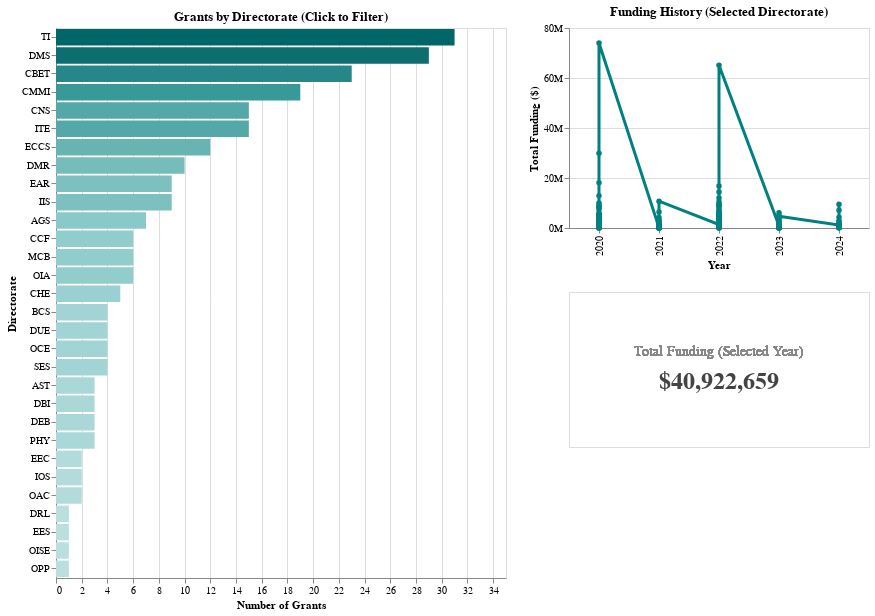

Notebook source saved alongside this figure:
### Code cell
import altair as alt
import pandas as pd

# 0. SETUP
alt.data_transformers.enable("default")

# 1. DATA PREPARATION
q2_df = (
    df_grants.groupby(["directorate", "year"])
    .agg(grants_count=("award_id", "count"), total_amount=("award_amount", "sum"))
    .reset_index()
)

# 2. CREATE SELECTIONS
min_year = int(q2_df["year"].min())
max_year = int(q2_df["year"].max())

slider = alt.binding_range(min=min_year, max=max_year, step=1, name="Select Year: ")

try:
    # Modern Altair
    year_select = alt.selection_point(
        name="year_select", fields=["year"], bind=slider, value=[{"year": max_year}]
    )
    dir_select = alt.selection_point(
        name="dir_select", fields=["directorate"], empty="all"
    )
except AttributeError:
    # Older Altair
    year_select = alt.selection_single(
        name="year_select", fields=["year"], bind=slider, init={"year": max_year}
    )
    dir_select = alt.selection_single(
        name="dir_select", fields=["directorate"], empty="all"
    )

# 3. LEFT COLUMN: HORIZONTAL BARS (The Overview)
bars = (
    alt.Chart(q2_df)
    .mark_bar()
    .encode(
        x=alt.X("grants_count:Q", title="Number of Grants"),
        y=alt.Y("directorate:N", sort="-x", title="Directorate"),
        color=alt.condition(
            dir_select,
            alt.Color("grants_count:Q", scale=alt.Scale(scheme="teals"), legend=None),
            alt.value("#f0f0f0"),
        ),
        tooltip=[
            alt.Tooltip("directorate:N", title="Directorate"),
            alt.Tooltip("grants_count:Q", title="Grants"),
            alt.Tooltip("total_amount:Q", title="Total Amount ($)", format=",.0f"),
        ],
    )
    .transform_filter(year_select)
    .properties(width=450, height=550, title="Grants by Directorate (Click to Filter)")
)

# 4. RIGHT COLUMN: TREND + KPI

# A. Trend Line (The History) - REMOVED 'PADDING' TO FIX ERROR
trend_chart = (
    alt.Chart(q2_df)
    .mark_line(point=True, strokeWidth=3)
    .encode(
        x=alt.X("year:O", title="Year"),
        y=alt.Y(
            "total_amount:Q", title="Total Funding ($)", axis=alt.Axis(format="~s")
        ),
        color=alt.value("teal"),
        tooltip=[
            alt.Tooltip("directorate:N"),
            alt.Tooltip("year:O"),
            alt.Tooltip("total_amount:Q", format="$,.0f"),
        ],
    )
    .transform_filter(dir_select)
    .properties(
        width=300,
        height=200,
        title="Funding History (Selected Directorate)",
        # padding removed here
    )
)

# B. KPI Text (The Detail)
base_text = alt.Chart(q2_df).transform_filter(year_select).transform_filter(dir_select)

label = base_text.mark_text(align="center", color="#888", fontSize=14, dy=-15).encode(
    text=alt.value("Total Funding (Selected Year)"), y=alt.value(75), x=alt.value(150)
)

value = base_text.mark_text(
    align="center", color="#444", fontSize=24, fontWeight="bold", dy=15
).encode(
    text=alt.Text("sum(total_amount):Q", format="$,.0f"),
    y=alt.value(75),
    x=alt.value(150),
)

kpi_section = (label + value).properties(width=300, height=155)

# 5. ASSEMBLE
# We vertically stack Trend + KPI
right_col = trend_chart & kpi_section

# We horizontally stack Bars | Right Column
final_q2 = (
    (bars | right_col)
    .add_params(year_select, dir_select)
    .resolve_scale(color="independent")
)

final_q2

### Figure 1 — Vega-Lite specification as saved in the notebook (floating-point values rounded to 4 significant figures; data arrays with more than 128 entries replaced by an {"elided": "..."} marker saying what was removed)
{"config": {"view": {"continuousWidth": 300, "continuousHeight": 300}}, "hconcat": [{"mark": {"type": "bar"}, "encoding": {"color": {"condition": {"param": "dir_select", "empty": true, "field": "grants_count", "legend": null, "scale": {"scheme": "teals"}, "type": "quantitative"}, "value": "#f0f0f0"}, "tooltip": [{"field": "directorate", "title": "Directorate", "type": "nominal"}, {"field": "grants_count", "title": "Grants", "type": "quantitative"}, {"field": "total_amount", "format": ",.0f", "title": "Total Amount ($)", "type": "quantitative"}], "x": {"field": "grants_count", "title": "Number of Grants", "type": "quantitative"}, "y": {"field": "directorate", "sort": "-x", "title": "Directorate", "type": "nominal"}}, "height": 550, "name": "view_89", "title": "Grants by Directorate (Click to Filter)", "transform": [{"filter": {"param": "year_select"}}], "width": 450}, {"vconcat": [{"mark": {"type": "line", "point": true, "strokeWidth": 3}, "encoding": {"color": {"value": "teal"}, "tooltip": [{"field": "directorate", "type": "nominal"}, {"field": "year", "type": "ordinal"}, {"field": "total_amount", "format": "$,.0f", "type": "quantitative"}], "x": {"field": "year", "title": "Year", "type": "ordinal"}, "y": {"axis": {"format": "~s"}, "field": "total_amount", "title": "Total Funding ($)", "type": "quantitative"}}, "height": 200, "name": "view_88", "title": "Funding History (Selected Directorate)", "transform": [{"filter": {"param": "dir_select", "empty": true}}], "width": 300}, {"layer": [{"mark": {"type": "text", "align": "center", "color": "#888", "dy": -15, "fontSize": 14}, "encoding": {"text": {"value": "Total Funding (Selected Year)"}, "x": {"value": 150}, "y": {"value": 75}}, "name": "view_87", "transform": [{"filter": {"param": "year_select"}}, {"filter": {"param": "dir_select", "empty": true}}]}, {"mark": {"type": "text", "align": "center", "color": "#444", "dy": 15, "fontSize": 24, "fontWeight": "bold"}, "encoding": {"text": {"aggregate": "sum", "field": "total_amount", "format": "$,.0f", "type": "quantitative"}, "x": {"value": 150}, "y": {"value": 75}}, "transform": [{"filter": {"param": "year_select"}}, {"filter": {"param": "dir_select", "empty": true}}]}], "height": 155, "width": 300}]}], "data": {"name": "data-ac9092fa20a49651e61fb04c3779e381"}, "params": [{"name": "year_select", "select": {"type": "point", "fields": ["year"]}, "bind": {"input": "range", "max": 2024, "min": 2020, "name": "Select Year: ", "step": 1}, "value": [{"year": 2024}], "views": ["view_89", "view_88", "view_87"]}, {"name": "dir_select", "select": {"type": "point", "fields": ["directorate"]}, "views": ["view_89", "view_88", "view_87"]}], "resolve": {"scale": {"color": "independent"}}, "$schema": "https://vega.github.io/schema/vega-lite/v5.20.1.json", "datasets": {"data-ac9092fa20a49651e61fb04c3779e381": {"elided": "178 records"}}}
